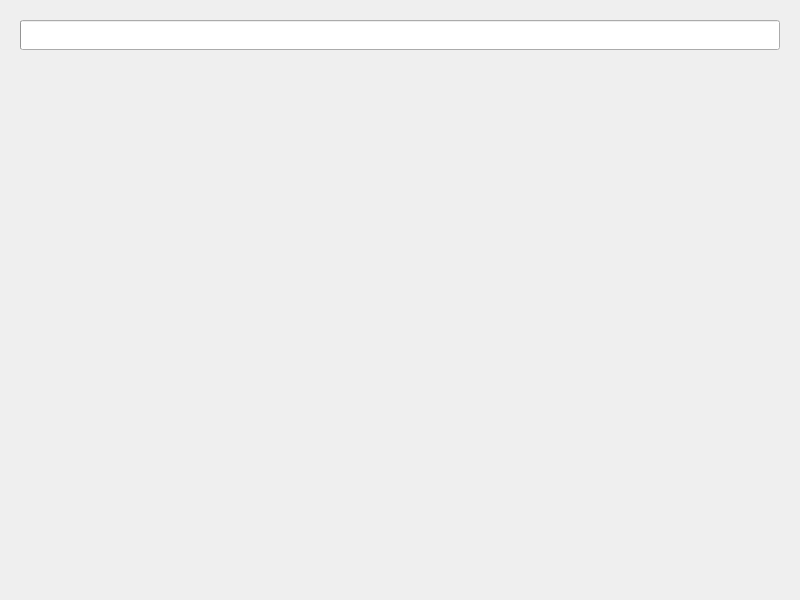
<ui version="4.0">
 <class>MainWindow</class>
 <widget class="QMainWindow" name="MainWindow">
  <property name="geometry">
   <rect>
    <x>0</x>
    <y>0</y>
    <width>800</width>
    <height>600</height>
   </rect>
  </property>
  <property name="windowTitle">
   <string>EduTranscribe</string>
  </property>
  <widget class="QWidget" name="centralwidget">
   <widget class="QProgressBar" name="audio_meter">
    <property name="geometry">
     <rect>
      <x>20</x>
      <y>20</y>
      <width>760</width>
      <height>30</height>
     </rect>
    </property>
    <property name="maximum">
     <number>100</number>
    </property>
   </widget>
  </widget>
 </widget>
 <resources/>
 <connections/>
</ui>
